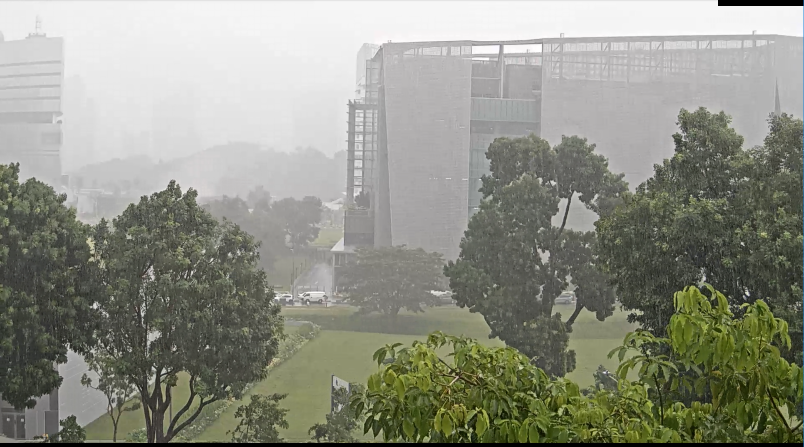
#> input picture test1.PNG, 1608 x 893 px (shown at 1/2 size)
$ python -i rainproperty.py   (imports and definitions only)
#> lines starting #> are read from the running program, lines starting #| are printed output that depends on the picture; after the words box and inside, x2 and y2 are one past the last pixel; in counts of white or black regions, pixels touching at a corner belong together
# This file indicates how to detect rain intensity for a given video matrix (h,w,n)
# fully detailed paper illustration in "Towards the camera rain gauge" ---P. Allamano etc.
# Log: 2018/11/13 can not find roots for distance. How to deal with it?
#				  rule out diameter out of range (0.5,6) pixels or mm
#				  after calculating drop velocity, have to compute the volume and then folowing rain rate.
#Log: 2019/03/21  Drop velocity is not in line with reality.
#Log: 2019/03/28  How to deal with low resolution? The background is good but results are not reasonable.

import cv2
import numpy as np
import matplotlib.pyplot as plt
import os
import scipy.io
from scipy.optimize import fsolve, minimize
import logging
import configparser


class RainProperty:
	''' this class helps to detect some rainfall properties, finally the ultimate goal is to find out the rainfall intensity.
		for CCTV detection, the parameters could be found in https://www.quora.com/Whats-the-important-parameter-of-CCTV-camera

		Camera Para. :
		focal length: 2.8mm
		sensor height: 1/3'' equivelent to 3.6mm
		exposure time: 1/200
		focus distance: have not found supportive material yet, set it to 2.0m
		aperture diameter: f1.8 D = f/1.8
		-----------------
		Attributes:
		mat: matlab matrix read by scipy.io. 3-D array (h,w,n) (adjust)
		file_path: privide the directory for reading mat (adjust)
		focal_len: focal length (mm) for specific camera (adjust)
		ex_time: exposure time (s) for specifi camera (adjust)
		f_num: F number, calculated by (focal length)/(aperture diameter) (adjust) info: https://en.wikipedia.org/wiki/F-number
		focus_dist: focus distance (m) for specific camera (adjust)
		sensor_h: sensor height (mm) for specific camera (adjust)
		threshold: threshold for selecting rain streak candidate (brightness) (adjust)
		del_l: delta l, maximum positive brightness impulse due to a drop; set as default 50
		A : aperture diameter (mm) for specific camera.
		h,w: the height and width (pixels) for the image.
		-----------------
		Methods:
		StreakLength(graph): compute the diameter and streaklength for blured rain streak;
			Args:
				graph, bool. plot cited image or not
			return:
				lengths: list; calculated streak lengths ordered in contour way
				diameters: list; ordered in contour way within the range of (0.5mm,6mm)

		CalDistance(): calculate the real distance from the lens
			Args: None
			Return:
				distances: list; ordered in contour way

		_Dist_fun(): optimization function used for CalDistance

	'''
	def __init__(self, mat,focal_len=20, ex_time=1/250.,f_num=1.85,
				focus_dist=50., sensor_h=2.8, del_l=50,threshold=0.08,streak_diameter=10,verbose=False,graph=False,):
		# pass in the video matrix (h,w,n) haven't considered the colored image yet.
		# Some camera parameters need to pass in as well. focus length, exposure time, focus distance etc.
		self.mat = mat  # mat should be a matlab mat name and associated with the named in matlab
		self.focal_len = focal_len # focal length for typical CCTV is 3.6mm
		self.ex_time = ex_time
		self.f_num= f_num
		self.focus_dist = focus_dist
		self.sensor_h = sensor_h    #info for sensor height could be found in :https://en.wikipedia.org/wiki/Image_sensor_format#Table_of_sensor_formats_and_sizes
		self.A = self.focal_len/self.f_num
		self.threshold = threshold
		self.h, self.w = self.mat.shape

		self.del_l = del_l #Assumption. how to determine it?

		condition = self.mat > self.threshold
		self.mat[~condition] = 0
		self.mat[condition] = 255
		self.diameters = []
		self.lengths =[]
		self.verbose= verbose
		self.graph= graph
		self.streak_diameter=streak_diameter
		assert self.streak_diameter<self.A, 'threshold diameter is higher than A'

	def streak_process(self,image):
		'''
		Args:
		-----------------
			image: image frame, grayscale
			graph: bool, determine show marked graph or not

		Return:
		-----------------
			dists: list, lists of distances
		'''
		image = image.astype(np.uint8).copy()

		contours, hierarchy = cv2.findContours(image, cv2.RETR_LIST, \
                            cv2.CHAIN_APPROX_SIMPLE)   # detect the contour lines
		colored_img = cv2.cvtColor(image,cv2.COLOR_GRAY2RGB)
		V= []
		for contour in contours:
			M = cv2.moments(contour)
			x,y,w,h = cv2.boundingRect(contour)
			font=cv2.FONT_HERSHEY_SIMPLEX
			if w != 0 and h !=0:
				length= np.sqrt(w**2+h**2)
				area = cv2.contourArea(contour)
				diameter = self._pixel2mm(area/length)
				# cv2.rectangle(colored_img,(x,y),(x+w,y+h),(0,0,255),1)
				# cv2.putText(colored_img,f'{int(length)}', (x,y),font,0.2,(0,0,255),1,cv2.LINE_AA)
				if diameter<self.streak_diameter:
					self.diameters.append(diameter)
					self.lengths.append(length)
					dist=self.cal_distance(length, diameter)
					V.append(self.cal_drop_v(diameter, dist))
					cv2.rectangle(colored_img,(x,y),(x+w,y+h),(0,0,255),1)
					cv2.putText(colored_img,f'{int(length)}', (x,y),font,0.2,(0,0,255),1,cv2.LINE_AA)				# print(diameter)

		if self.graph == True:
			cv2.imshow('detected rain streak',colored_img)
			cv2.waitKey(0)
			cv2.destroyAllWindows()

		return V

	def cal_distance(self, length, diameter, silent=True):
		# Note some are None values. How to deal with it?
		#Issue: can not find root for quadradic equations.
		diameters=np.asarray(self.diameters)
		# produce the first constrain: 1. volume within the (2/3z0, 2z0) has a blured diameter smaller than A/2
		length = self._pixel2mm(length)
				# print('length',length)

		if diameter< self.A:
			alpha = (length-diameter)/self.ex_time/1000*self.sensor_h/self.focal_len/self.h
			beta = 21.62*diameter*self.sensor_h/self.focal_len/self.h
			gamma = 21.62*self.A/1000/self.focus_dist*(1-2*self.threshold/self.del_l)
			dist = fsolve(self._dist_fun, x0=np.array([0.0,2.0]), args=(self.focus_dist, alpha, beta, gamma)) # typically two roots
			if beta**2-4*gamma*alpha<0 or len(dist)==2:
				if not silent:
					print(f"warning: function cannot find roots dealing with diameter {round(diameter,2)}")
				# the second constrain; 2. we assign a probability to see whether it falls before z0 or after z0
				dist = [dist[0] if np.random.uniform()>0.5 else dist[1]]

				# diameter_pool.append(diameter)
		# if len(self.diameters)!= len(dists): self.diameters= diameters[diameters==diameter_pool]
		if not silent:
			print(f"{len(dists)} of rain drops fall inside the control volume")

		return dist # this diameter and dists are in IS standard

	def _dist_fun(self,z,z0,alpha, beta, gamma):
		# used for optimizing funciton
		return alpha**2*z**2-beta*z+gamma*abs(z-z0)

	def _pixel2mm(self, pix):
		# this converts pixel to mm
		#focal lens equation: 1/f=1/d1+1/d2
		#The focus object is the tree which is about 50m away
		d2= 50*1000
		d1= self.focal_len*d2/(d2-self.focal_len)
		h_mm= self.focal_len/d1*3000
		pixel2mm= h_mm/self.h
		# print('1 pixel equals',pixel2mm,'mm')
		return pixel2mm*pix

	def control_volumn(self):
		# this calculates the total control volume in the range (2/3z0, 2z0)

		return 52/81*(self.focus_dist*self._pixel2mm(self.w)/self._pixel2mm(self.h)*4*(self._pixel2mm(self.h)/1000)**2)

	def cal_drop_v(self, diameter, dist):
		# this method calculates drop velocity for each rain drop candidate.
		try:
			d_p = self.sensor_h/self.focal_len/self._pixel2mm(self.h)*np.array(dist)*1000
			v = np.sqrt(21.62*diameter*d_p)
				# print('diameter:',diameter,'d_p: ', d_p, 'distance: ',dist)
			return v
		except ValueError:
			print('distance cannot be calculated ', dist,f'\nsensor_h: {self.sensor_h}, focal length: {self.focal_len} h: {self.h}')
		# print(np.asarray(V).max())


	def rainrate(self):
		# This calculates rain rate with a control volume approach
		# dimension mm/h
		V = self.streak_process(self.mat)
		assert len(V)==len(self.diameters), f'length of V is {len(V)}, and diameter {len(self.diameters)}'
		total_rain_rate = (1/6*np.pi*np.asarray(self.diameters)**3*np.asarray(V)*3.6*10**(-3)/self.control_volumn()).sum()
		if self.verbose:
			print('rain:  ',round(total_rain_rate,2), '   Velocity:', round(np.asarray(V).max(),2), '    diameters: ', round(np.asarray(self.diameters).max(),2))
		return total_rain_rate


# [6 lines of commented-out code are left out]

>>> import cv2
>>> picture = cv2.imread('../test1.PNG', cv2.IMREAD_GRAYSCALE)
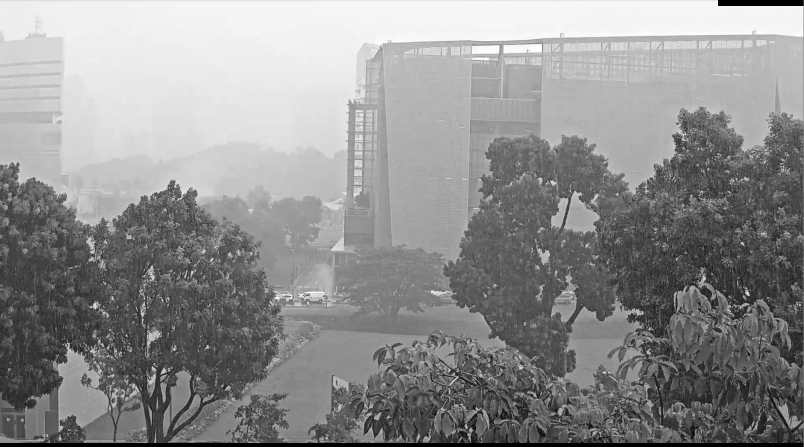
#> picture: shape (893, 1608) (shown at 1/2 size); min 0, max 255, mean 142.6
>>> result = RainProperty(picture).rainrate()
#> in __init__, `condition = self.mat > self.threshold`:
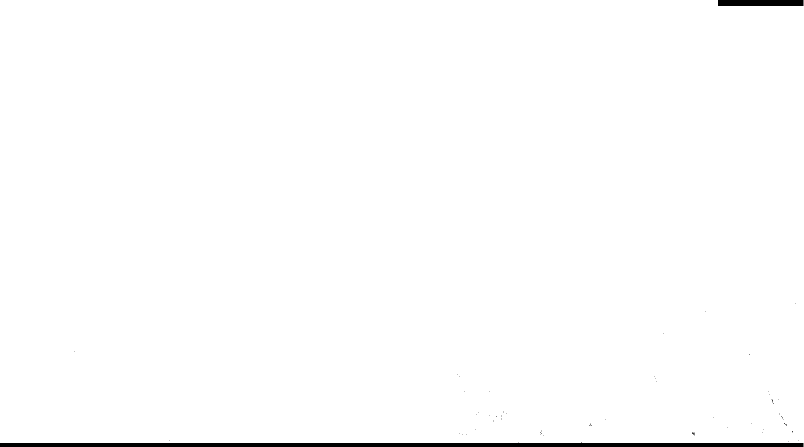
#> condition: shape (893, 1608) bool (shown at 1/2 size); 99.1% white; 58 black regions (56 under 20 px), largest, box (x1, y1, x2, y2) and area: (0, 884, 1607, 893) 11252, (1436, 0, 1607, 12) 2052
#> in __init__, `self.mat[condition] = 255`: self.mat: shape (893, 1608); 99.1% white; 58 black regions (56 under 20 px)
#> in streak_process, `contours, hierarchy = cv2.findContours(image, cv2.RETR_LIST, \ cv2.CHA..`: contours = 64 contours, 62 with area under 20; largest, box (x1, y1, x2, y2) and area: (0, 0, 1608, 893) 1420128, (1383, 863, 1390, 872) 28
#> the loop in streak_process, `for contour in contours:` made 64 passes
#> (x, y, w, h, area, diameter, alpha in cal_distance) on pass 11: (1383, 863, 7, 9, 27.5, 8.1, 0.00118)
#> contour on passes 26, 27, 29, 31, 32, 33: [[1209, 839], [1210, 838], [1211, 839], [1210, 840]], [[1565, 838], [1566, 837], [1567, 838], [1566, 839]], [[1564, 836], [1565, 835], [1566, 836], [1565, 837]], [[1426, 834], [1427, 833], [1428, 834], [1427, 835]], [[1561, 833], [1562, 832], [1563, 833], [1562, 834]], [[991, 833], [992, 832], [993, 833], [992, 834]]
#> after the loop in streak_process, `for contour in contours:`:
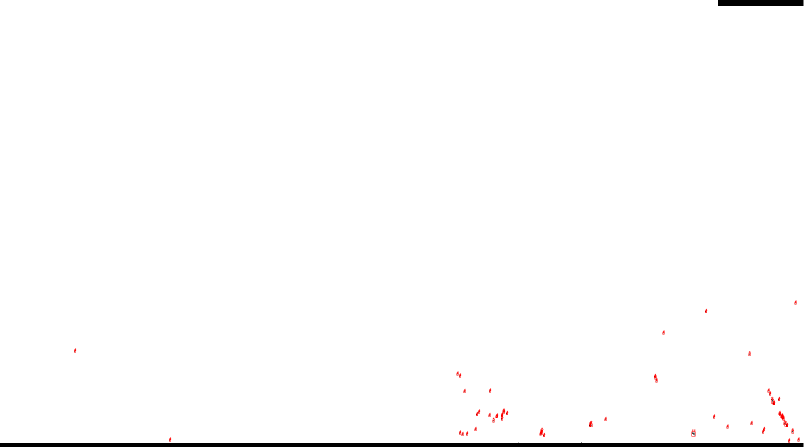
#> colored_img: shape (893, 1608, 3) (shown at 1/2 size); mean B, G, R 252.4, 252.4, 252.6
